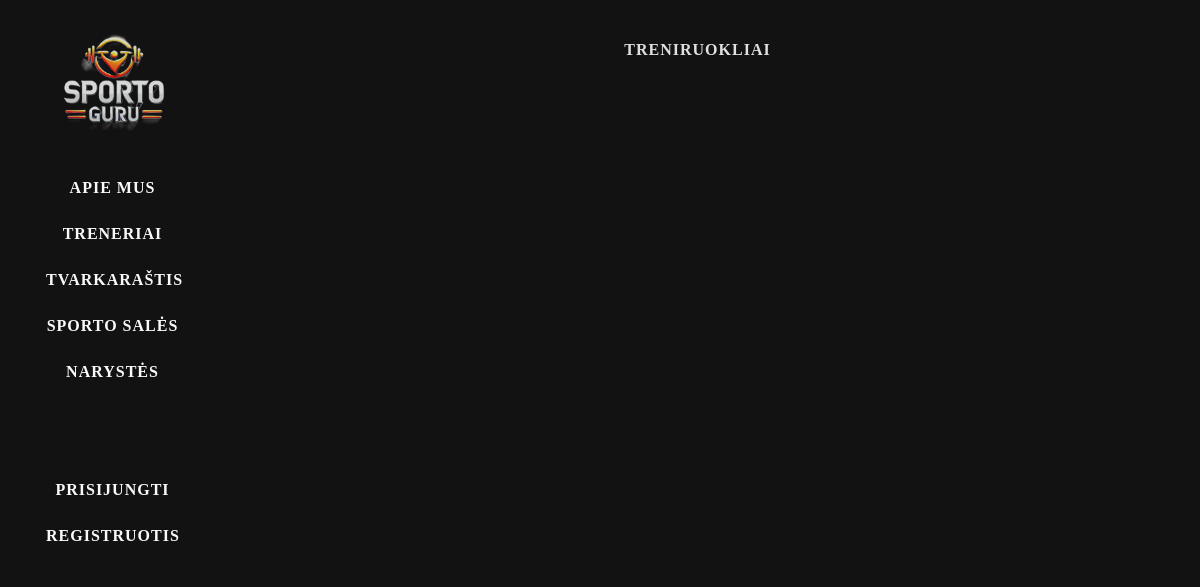
Before: /gympro/treniruokliai/ with the older database file.
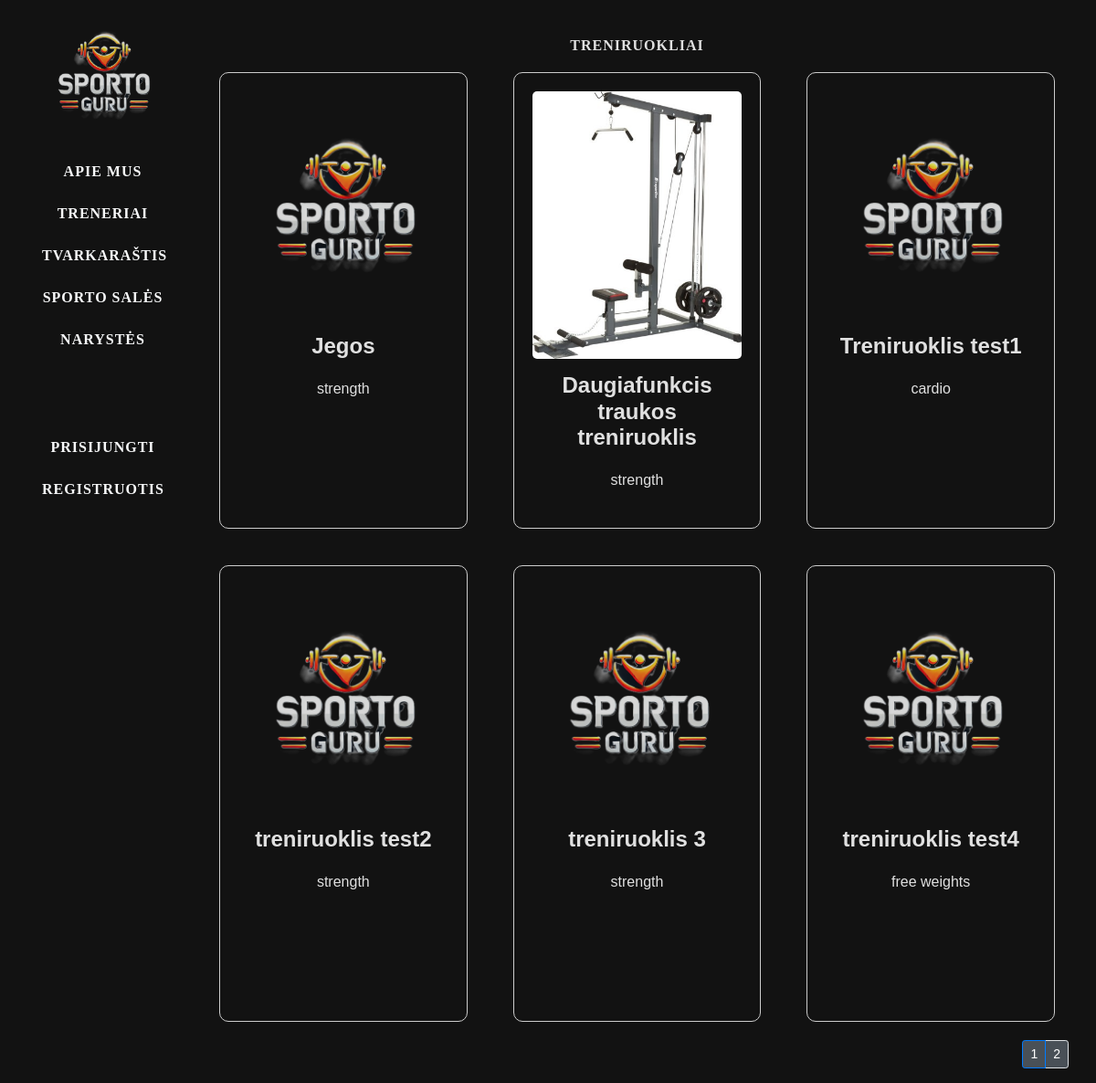
After: the same page with the newer database file.
### gympro/models.py (models this page shows, shortened)
class Equipment(models.Model):
    name = models.CharField(max_length=100)
    equipment_type = models.CharField(max_length=50, choices=[
        ('cardio', 'Cardio'),
        ('strength', 'Strength'),
        ('free weights', 'Free Weights')
    ])
    sport_hall = models.ForeignKey("SportHall", on_delete=models.CASCADE,
                                   limit_choices_to={'hall_type': 'treniruokliu'})
    purchase_date = models.DateField()
    condition = models.CharField(max_length=30, choices=[
        ('naujas', 'Naujas'),
        ('geras', 'Geras'),
        ('reikalauja aptarnavimo', 'Reikalauja aptarnavimo')
    ])
    photo = models.ImageField(upload_to='treniruokliai_photos/', blank=True, null=True)
    class Meta:
        verbose_name = "Treniruoklis"
        verbose_name_plural = "Treniruokliai"

### gympro/views.py (the view)
# urls.py: path('treniruokliai/', views.treniruokliai, name='treniruokliai'),
def treniruokliai(request):
    paginator = Paginator(Equipment.objects.all(), 6)
    page_number = request.GET.get('page')
    treniruokliai = paginator.get_page(page_number)
    context = {'treniruokliai': treniruokliai}
    return render(request, "treniruokliai.html", context=context)

### gympro/templates/treniruokliai.html
{% extends "base.html" %}
{% block content %}
{% load static %}
<div class="col-sm-10">
    <div class="container_treniruokliai">
        <h4>Treniruokliai</h4>
        <div style="display: flex; flex-wrap: wrap; gap: 20px;">
            {% for treniruoklis in treniruokliai %}
                <div class="col-md-4">
                   <div style="width: 100%; border: 1px solid #ccc; border-radius: 10px; padding: 20px; height: 500px; display: flex; flex-direction: column; box-sizing: border-box;">
                        {% if treniruoklis.photo %}
                            <img src="{{ treniruoklis.photo.url }}" class="card-img-top" alt="sales foto" style="height: 500px; width: 100%; object-fit: cover; border-radius: 5px;">
                        {% else %}
                            <img src="{% static 'images/logo.png' %}" class="card-img-top" alt="logotipas" style="height: 250px; width: 100%; object-fit: cover; border-radius: 5px;">
                        {% endif %}
                        <div class="card-body">
                            <h5 class="card-title" style="margin-bottom: 20px;">{{ treniruoklis.name }}</h5>
                            <p class="card-text" style="margin: 5px 0;">{{ treniruoklis.equipment_type }}</p>
                        </div>
                    </div>
                </div>
            {% endfor %}
        </div>
    </div>
    <div class="container_treniruokliai_puslapiavimas">
    <nav aria-label="...">
        {% if treniruokliai.has_other_pages %}
            <ul class="pagination pagination-sm justify-content-end">
                {% for i in treniruokliai.paginator.page_range %}
                    {% if treniruokliai.number == i %}
                        <li class="page-item active">
                            <a class="page-link" style="background-color: #495057; color: white;">{{ i }}</a>
                        </li>
                    {% else %}
                        <li class="page-item">
                            <a class="page-link" href="?page={{ i }}" style="background-color: #495057; color: white;">{{ i }}</a>
                        </li>
                    {% endif %}
                {% endfor %}
            </ul>
        {% endif %}
    </nav>
</div>
</div>
{% endblock %}

### gympro/templates/base.html (shortened to what this page needs)
<!DOCTYPE html>
<html lang="en">
<head>
  <link rel="stylesheet" href="https://stackpath.bootstrapcdn.com/bootstrap/4.1.3/css/bootstrap.min.css">
    <link href="https://cdnjs.cloudflare.com/ajax/libs/font-awesome/6.0.0-beta3/css/all.min.css" rel="stylesheet">
  {% load static %}
  <link rel="stylesheet" href="{% static 'css/styles.css' %}">
</head>
<body>
  <div class="container-fluid">
    <div class="row">
      <div class="col-sm-2 sidebar">
        {% block sidebar %}
          <ul class="sidebar-nav">
            <img src="{% static 'images/logo.png' %}" alt="Sporto GURU" class="img-fluid" style="width: 100%; height: auto;">
            <li><a href="{% url 'apiemus' %}" class="btn btn-link">APIE MUS</a></li>
            <li><a href="{% url 'treneriai' %}" class="btn btn-link">TRENERIAI</a></li>
            <li><a href="{% url 'tvarkarastis' %}" class="btn btn-link">TVARKARAŠTIS</a></li>
            <li><a href="{% url 'sporto_sales' %}" class="btn btn-link">SPORTO SALĖS</a></li>
            <li><a href="{% url 'narystes' %}" class="btn btn-link">NARYSTĖS</a></li>
            <br><br><br>
            {% if user.is_authenticated %}
                <li><a href="{% url 'profile' %}" class="btn btn-link">mano narystė</a></li>
                <li><a href="{% url 'manotreniruotes' %}" class="btn btn-link">mano treniruotės</a></li>
                <li style="display: flex; justify-content: center; align-items: center;">
                    <form method="post" action="{% url 'logout' %}" style="display: inline;">
                        {% csrf_token %}
                        <button type="submit" class="btn btn-link">
                            Atsijungti
                        </button>
                    </form>
                </li>
                {% else %}
                <li><a href="{% url 'login'%}" class="btn btn-link">Prisijungti</a></li>
                <li><a href="{% url 'register'%}" class="btn btn-link">Registruotis</a></li>
                {% endif %}
          </ul>
        {% endblock %}
      </div>
          {% block content %}
          {% endblock %}
    </div>
  </div>
</body>
</html>

### gympro/static/css/styles.css (style rules this page uses)
body { background-color: #121212; color: #e0e0e0; font-family: 'Arial', sans-serif; }
html, body { height: 100%; margin: 0; }
.container-fluid { height: 100vh; }
.sidebar { min-height: 100vh; }
.sidebar-nav { list-style: none; padding: 0; margin: 0; }
.sidebar-nav li { background: none; }
.sidebar-nav a { display: block; padding: 10px 15px; color: #f8f9fa; text-decoration: none; border-radius: 5px; transition: background-color 0.3s ease; font-family: 'Merriweather', serif; font-weight: bold; font-size: 16px; letter-spacing: 1px; text-transform: uppercase; }
.card-title { font-size: 1.5rem; font-weight: bold; margin: 0; }
.card-body { padding: 15px; flex-grow: 1; text-align: center; }
.card-img-top { width: 100%; height: 200px; object-fit: cover; }
.row { margin: 0; padding: 0; display: flex; flex-wrap: wrap; width: 100%; }
.col-md-4 { flex: 1 1 30%; margin-bottom: 20px; display: flex; justify-content: space-between; }
h4 { text-align: center !important; margin-bottom: 20px !important; margin-top: 40px !important; font-family: 'Merriweather', serif !important; font-weight: bold !important; font-size: 16px !important; letter-spacing: 1px !important; text-transform: uppercase !important; }

Changed rows visible on the page:
added Equipment: name "Jegos", equipment_type "strength"
added Equipment: photo (picture), name "Daugiafunkcis traukos treniruoklis", equipment_type "strength"
added Equipment: name "Treniruoklis test1", equipment_type "cardio"
added Equipment: name "treniruoklis test2", equipment_type "strength"
added Equipment: name "treniruoklis 3", equipment_type "strength"
added Equipment: name "treniruoklis test4", equipment_type "free weights"
Other visible differences:
new list line: "1"
new list line: "2"
